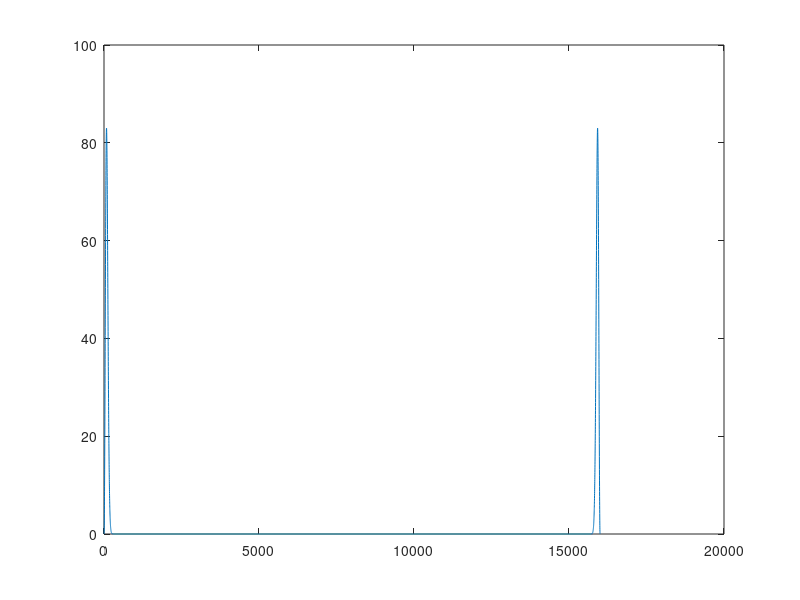
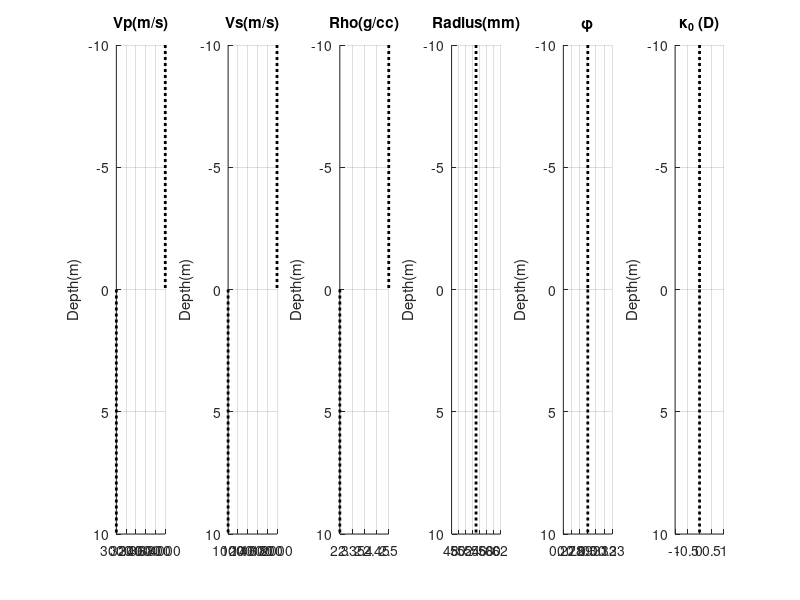

The MATLAB script that drew these images, in order: (Note: this script raises an error after producing the figures.)
%Modeling_VSP_tubewave_Elastic_Layer
% S. Minato
% Delft University of Technology
% s.minato-1@tudelft.nl
%
% This code calculates pressure waveforms at a borehole due to
% normally incidence plane P wave (vertical seismic profiling, VSP).
% The borehole is a circular column filled with fluid, 
% and it is embedded in horizontally layered media. 
%


%Note about the Skempton coefficient:
%      : Flag_Skempton switches the following two conditions.
%      : Flag_Skempton=0 -> pext=-1/3(txx+tyy+tzz).
%      : Flag_Skempton=1 -> pext=-1/3(txx+tyy+tzz)*B.
%      : "B" is the Skempton coefficient. 
%      : "B" is either calculated from given Vp and Vs (not recommended) or PE.B

%% This version of the code uses modeling parameters designed for a medium with two elastic half-spaces

clear all
close all

Flag_Skempton=1; 


if(Flag_Skempton)
    disp('==========================')
    disp('pext=-1/3tii*B activated!')
    disp('==========================')
end


%===Construction of a layered model========
%   N-layer model (1 and N are half-spaces)
%==========================================
n=2; % Total number of layers
Vpvec=[4000 3000]; % size n. P-wave velocity at each layer (m/s)
Vsvec=[2000 1000]; % size n. S-wave velocity at each layer (m/s)
Rhovec=[2500 2300]; %Bulk density at each layer (kg/m3)
zn_org=[0]; % size n-1. The depth of boundaries (m). 
rn=0.055*ones(1,n); %size n. Borehole radius (m)


% Fluid properties
nu_dyn=1E-3; %Fluid dynamic viscosity (Pa*s)
Vf=1500;
Rhof=1000;
Kf=Rhof*Vf^2;%Fluid Bulk modulus

% Porous-layer properties 
Phivec=0.3*ones(1,n); %size n. Porosity (m3/m3)
Kappa0_vec=zeros(1,n); %size n. Static permeability (m^2), 1 Darcy=9.869E-13.

%--------------------------------------
% Waveform modeling parameters
%--------------------------------------
zvec_rec=[-20.05:0.1:20.05]; %Receiver depth locations (m)

dt=0.25E-4; %sampling interval (sec)
ns=16001; %sample number

tvec=[0:dt:(ns-1)*dt];%time vector
dw=1/tvec(end)*2*pi; %frequency sampling interval (radian)
wvec_org=[0:dw:(ns-1)*dw];

nw_proc=300; %sample number in frequency (< ns/2)
wvec_proc=wvec_org(1:nw_proc); %frequency vector (radian) where
                               %wavefield is calculated

%Note: Here I define the Ricker wavelet for the source signature. 
%    : The Haskel method for an elastic wavefield considers this source signature  
%    : as tzz. See below.

% Creating a source wavelet
f0=200; % center frequency (Hz)
delay=1/f0*2; % delay time (s)


Ricker=2*pi^2*f0^2*(1.0 - 2.0*(pi^2)*(f0^2)*((tvec-delay).^2)) .* exp(-(pi^2)*(f0^2)*((tvec-delay).^2)); %Ricker wavelet

Ricker=Ricker./max(abs(Ricker));

fRicker=conj(fft(Ricker)); %MATLAB FT -> Aki-Richards FT
figure;plot(abs(fft(Ricker)))


%Plotting the model
figure;
for in=1:n
    if(in==1)
        subplot(161),hold on;plot(Vpvec(in)*ones(1,2),[zn_org(in)-10 zn_org(in)],'k:','Linewidth',2)
        subplot(162),hold on;plot(Vsvec(in)*ones(1,2),[zn_org(in)-10 zn_org(in)],'k:','Linewidth',2)
        subplot(163),hold on;plot(Rhovec(in)*ones(1,2)*1E-3,[zn_org(in)-10 zn_org(in)],'k:','Linewidth',2)
        subplot(164),hold on;plot(rn(in)*ones(1,2)*1E+3,[zn_org(in)-10 zn_org(in)],'k:','Linewidth',2)
        subplot(165),hold on;plot(Phivec(in)*ones(1,2),[zn_org(in)-10 zn_org(in)],'k:','Linewidth',2)
        subplot(166),hold on;plot(Kappa0_vec(in)*ones(1,2)/9.869E-13,[zn_org(in)-10 zn_org(in)],'k:','Linewidth',2)
    elseif(in==n)
        subplot(161),hold on;plot(Vpvec(in)*ones(1,2),[zn_org(in-1) zn_org(in-1)+10],'k:','Linewidth',2)
        grid on;set(gca,'Ydir','Reverse');title('Vp(m/s)');ylabel('Depth(m)')
        subplot(162),hold on;plot(Vsvec(in)*ones(1,2),[zn_org(in-1) zn_org(in-1)+10],'k:','Linewidth',2)    
        grid on;set(gca,'Ydir','Reverse');title('Vs(m/s)');ylabel('Depth(m)')
        subplot(163),hold on;plot(Rhovec(in)*ones(1,2)*1E-3,[zn_org(in-1) zn_org(in-1)+10],'k:','Linewidth',2)    
        grid on;set(gca,'Ydir','Reverse');title('Rho(g/cc)');ylabel('Depth(m)')
        subplot(164),hold on;plot(rn(in)*ones(1,2)*1E3,[zn_org(in-1) zn_org(in-1)+10],'k:','Linewidth',2)    
        grid on;set(gca,'Ydir','Reverse');title('Radius(mm)');ylabel('Depth(m)')
        subplot(165),hold on;plot(Phivec(in)*ones(1,2),[zn_org(in-1) zn_org(in-1)+10],'k:','Linewidth',2)    
        grid on;set(gca,'Ydir','Reverse');title('\phi');ylabel('Depth(m)')
        subplot(166),hold on;plot(Kappa0_vec(in)*ones(1,2)/9.869E-13,[zn_org(in-1) zn_org(in-1)+10],'k:','Linewidth',2)    
        grid on;set(gca,'Ydir','Reverse');title('\kappa_0 (D)');ylabel('Depth(m)')
    else
        subplot(161),hold on;plot(Vpvec(in)*ones(1,2),[zn_org(in-1) zn_org(in)],'k-','Linewidth',2)
        subplot(161),hold on;plot([Vpvec(in-1) Vpvec(in)],ones(1,2)*zn_org(in-1),'k.-','Linewidth',2)
        subplot(162),hold on;plot(Vsvec(in)*ones(1,2),[zn_org(in-1) zn_org(in)],'k-','Linewidth',2)
        subplot(162),hold on;plot([Vsvec(in-1) Vsvec(in)],ones(1,2)*zn_org(in-1),'k.-','Linewidth',2)
        subplot(163),hold on;plot(Rhovec(in)*ones(1,2)*1E-3,[zn_org(in-1) zn_org(in)],'k-','Linewidth',2)
        subplot(163),hold on;plot([Rhovec(in-1) Rhovec(in)]*1E-3,ones(1,2)*zn_org(in-1),'k.-','Linewidth',2)
        subplot(164),hold on;plot(rn(in)*ones(1,2)*1E3,[zn_org(in-1) zn_org(in)],'k-','Linewidth',2)
        subplot(164),hold on;plot([rn(in-1) rn(in)]*1E3,ones(1,2)*zn_org(in-1),'k.-','Linewidth',2)
        subplot(165),hold on;plot(Phivec(in)*ones(1,2),[zn_org(in-1) zn_org(in)],'k-','Linewidth',2)
        subplot(165),hold on;plot([Phivec(in-1) Phivec(in)],ones(1,2)*zn_org(in-1),'k.-','Linewidth',2)
        subplot(166),hold on;plot(Kappa0_vec(in)*ones(1,2)/9.869E-13,[zn_org(in-1) zn_org(in)],'k-','Linewidth',2)
        subplot(166),hold on;plot([Kappa0_vec(in-1) Kappa0_vec(in)]/9.869E-13,ones(1,2)*zn_org(in-1),'k.-','Linewidth',2)
    end
    
end


%%===SHIFTING===
shift_z=0;
zn_proc=zn_org+shift_z; %
%%===SHIFTING===

%================================================================
%   1D Propagator-matrix method: Calculation of elastic wavefield
%   due to normal incidence plane P wave
%================================================================

uEvec_allfreq=zeros(2,n,nw_proc);%Upgoing and Downgoing potential amplitudes [Un;Dn] for each layer and all frequencies. "E" stands for Elastic wavefield.

for iw=2:nw_proc
    
    w=wvec_proc(iw);
    kp=w./Vpvec;
    
    %Constructing M matrix. size (2,2) and 1 to n-1
    Mn=zeros(2,2,n-1); 
    for in=1:n-1
        kp1=kp(in);
        kp2=kp(in+1);
        z1=zn_proc(in);
        rho1=Rhovec(in);
        rho2=Rhovec(in+1);
        
        a1=rho2/rho1;
        a2=kp2/kp1;
        
        m11=1.0/(2.0)*(a1+a2)*exp(i*(kp1-kp2)*z1); %note: Aki-Richards FT
        m12=1.0/(2.0)*(a1-a2)*exp(i*(kp1+kp2)*z1); 
        m21=1.0/(2.0)*(a1-a2)*exp(-i*(kp1+kp2)*z1); 
        m22=1.0/(2.0)*(a1+a2)*exp(-i*(kp1-kp2)*z1); 
        
        Mn(:,:,in)=[m11 m12; m21 m22];
    end


    %Calculating MT matrix, (2,2)
    MT=eye(2,2);
    for in=1:n-1
        MT=MT*Mn(:,:,in);    
    end
    %------------------------------
    % Solution at each layer
    %------------------------------
    uEvec=zeros(2,n);%=[Un;Dn] and each layer


    % Radiation condition at the top and the bottom layers
    
    % Definition of 'unit' amplitude source can be defined here.
    % Unit displacement -> (1/(i*kp(1))
    % Unit partivle velocity -> (1/(iw*i*kp(1))) 
    % Unit stress -> (-Rhovec(1)*w^2)
    D1=1/(-Rhovec(1)*w^2); %this simulate unit amplitudes in tzz, and defined source wavelet is applied in this unit
    
    %Additional phase shift due to shift_z
    D1=D1*exp(i*kp(1)*(-shift_z)); 

    Dn=D1/MT(2,2);
    uEvec(:,n)=[0.0;Dn];

    % Solving the potentials by connecting from below
    for in=n-1:-1:1
        uEvec(:,in)=Mn(:,:,in)*uEvec(:,in+1);    
    end

    % Check if uvec(:,1)==[U1;0]
    U1=MT(1,2)/MT(2,2)*D1;
    if (abs(uEvec(1,1)-U1) > 1E-5*abs(U1))
        disp("Warning:U1 is not retrieved after connecting Haskel matrix from below??")
        tmp_str=sprintf('iw=%d,U1=%f,uEvec(1,1)=%f\n',iw,U1,uEvec(1,1));
        disp(tmp_str)
    end

    uEvec_allfreq(:,:,iw)=uEvec;

end %freq


% $$$ return

%%Calculating time-domain waveforms using the potentials (Elastic wave)

fdata=zeros(length(zvec_rec),ns);

for irec=1:length(zvec_rec)
    znow=zvec_rec(irec)+shift_z;
    
    %Detecting a layer number
    tmp=zn_proc-znow;
    tmp(find(tmp<0))=Inf;
    [tmp1 tmp2]=min(tmp(:));
    in_now=tmp2;
    if(sum(isinf(tmp))==length(tmp))
        in_now=length(zn_proc)+1; %last layer
    end
    
    U_amp=squeeze(uEvec_allfreq(1,in_now,:)); %upgoing,layer in_now
    D_amp=squeeze(uEvec_allfreq(2,in_now,:)); %downgoing,layer in_now

    kpvec=wvec_proc/Vpvec(in_now);    
    
    phi=U_amp.'.*exp(-i*kpvec*znow)+D_amp.'.*exp(i*kpvec*znow); %displacement potential (note: kc homogenous)
    
    
    tmpdata=-i*kpvec.*U_amp.'.*exp(-i*kpvec*znow)...
            +i*kpvec.*D_amp.'.*exp(i*kpvec*znow); %displacement (uz)
    tmpdata=-i*wvec_proc.*tmpdata; %particle velocity (vz)
    

    tmpdata=tmpdata.*fRicker(1:nw_proc); %Note: Unit incident wave is
                                         % assumed in potential
                                         % (see the phase difference between phi and tmpdata above)
    fdata(irec,1:nw_proc)=tmpdata;
end

fdata(:,1)=0;
fdata=conj(fdata); %Aki-Richards FT -> MATLAB FT
data=ifft(fdata,[],2,'symmetric');
data_E=data.';

figure;imagesc(zvec_rec,tvec,data_E);colorbar;
title("Elastic wave (VZ)")
xlabel('Receiver depth (m)');ylabel('Time (s)')


%==================================================================
%   1D Propagator-matrix method: Calculation of a borehole pressure 
%   field using the elastic-wavefield potential amplitudes
%================================================================

%Necessary elastic moduli and velocities
Evec=Rhovec.*Vsvec.^2.*(3*Vpvec.^2-4*Vsvec.^2)./(Vpvec.^2-Vsvec.^2); %size n. Young's modulus
mu_vec=Rhovec.*Vsvec.^2; %size n. Shear modulus
lambda_vec=Rhovec.*Vpvec.^2-2*mu_vec; %size n. Lame constant
Kvec=lambda_vec+2/3*mu_vec; %size n. Bulk modulus
CT0vec=sqrt(Vf^2./(1+Rhof*Vf^2./(Rhovec.*Vsvec.^2))); %size n. Tube-wave velocity without porous-layer effects

%Porous-layer effects: Diffusivity (Ionov, eq. A3)
Diffvec=sqrt(Kappa0_vec*Kf./(nu_dyn*Phivec));
TFvec=rn.^2./Diffvec.^2; %(See Ionov after eq. A6) Note: kappa0=0 becomes TF=Inf. In this case, there are no porous-layer effects.



%
uvec_allfreq=zeros(2,n,nw_proc);%Upgoing and Downgoing tube-wave potential amplitudes [Un;Dn] for each layer and all frequencies.

Cy2vec=Evec/Rhof;


if(Flag_Skempton)
    disp('==========================')
    disp('pext=-1/3tii*B activated!')
    disp('==========================')
end

for iw=2:nw_proc
    
    w=wvec_proc(iw);
    kp=w./Vpvec;
    
    %Porous layer effects: Calculating the function PHI of Ionov
    %   and correponding tube-wave velocities
    %Note: all variables related to the porous layer assumes MATLAB-FT
    tmp=sqrt(i*w*TFvec); %be carefull INF when kappa0=0
    PHI_IONOV=tmp.^(-1).*besselk(1,tmp)./besselk(0,tmp); %be careful NaN when kappa0=0

    %Tube-wave velocity including the porous-layer effects
    CTvec=CT0vec.*sqrt(...
          1./(1+2*Phivec.*Rhof/Kf.*CT0vec.^2.*PHI_IONOV));

    %Removing NaN when kappa0=0 (those CTs are CT0)
    CTvec(find(Kappa0_vec==0))=CT0vec(find(Kappa0_vec==0));
    CTvec=conj(CTvec); %MATLAB FT -> Aki-Richards FT
    
    kn=w./CTvec;   

    %Constructing M matrix. size (2,2) and 1 to n-1
    Mn=zeros(2,2,n-1); 
    for in=1:n-1
        r1=rn(in);
        r2=rn(in+1);
        k1=kn(in);
        k2=kn(in+1);
        z1=zn_proc(in);
 
        a1=r1^2*k1+r2^2*k2;
        a2=r1^2*k1-r2^2*k2;
        
        m11=a1*exp(i*(k1-k2)*z1); %note: Aki-Richards FT
        m12=a2*exp(i*(k1+k2)*z1); 
        m21=a2*exp(-i*(k1+k2)*z1); 
        m22=a1*exp(-i*(k1-k2)*z1); 

        Mn(:,:,in)=1/(2*r1^2*k1)*[m11 m12; m21 m22];
    end

    %Constructing S matrix. size (2,1) and 1 to n-1
    Sn=zeros(2,n-1); 
    for in=1:n-1        
        r1=rn(in);
        r2=rn(in+1);
        k1=kn(in);
        z1=zn_proc(in);
        
        kp1=kp(in);
        Cy_square=Cy2vec(in);
        E1=Evec(in);
        Vp_now=Vpvec(in);
        Vs_now=Vsvec(in);
        CT_now=CTvec(in);
        Porosity_now=Phivec(in);
        PHI_IONOV_now=conj(PHI_IONOV(in)); %MATLAB FT -> Aki-Richards FT
        K_now=Kvec(in); %Bulk modulus
        
        %Evalauting the discontinuities (delta_p and delta_vz)
        %due to external effective stress.
        %I am at z1=zn(in). Thus, z0=zn(in-1)
        if (in==1) %In this case, z0 is -Inf
           I1=0;
           I2=0;
           I3=0;
           I4=0;
        else
            z0=zn_proc(in-1);

            %Integartion element I1:
            I1=exp(i*k1*z1)/i/(-k1+kp1)*(exp(i*(-k1+kp1)*z1)-exp(i*(-k1+kp1)*z0))...
               -exp(-i*k1*z1)/i/(k1+kp1)*(exp(i*(k1+kp1)*z1)-exp(i*(k1+kp1)*z0));
            %Integartion element I2:
            I2=exp(i*k1*z1)/i/(-k1-kp1)*(exp(i*(-k1-kp1)*z1)-exp(i*(-k1-kp1)*z0))...
               -exp(-i*k1*z1)/i/(k1-kp1)*(exp(i*(k1-kp1)*z1)-exp(i*(k1-kp1)*z0));
            %Integartion element I3:
            I3=exp(i*k1*z1)/i/(-k1+kp1)*(exp(i*(-k1+kp1)*z1)-exp(i*(-k1+kp1)*z0))...
               +exp(-i*k1*z1)/i/(k1+kp1)*(exp(i*(k1+kp1)*z1)-exp(i*(k1+kp1)*z0));
            %Integartion element I4:
            I4=exp(i*k1*z1)/i/(-k1-kp1)*(exp(i*(-k1-kp1)*z1)-exp(i*(-k1-kp1)*z0))...
               +exp(-i*k1*z1)/i/(k1-kp1)*(exp(i*(k1-kp1)*z1)-exp(i*(k1-kp1)*z0));

        end        
        %---the discontinuities (delta_p and delta_vz) due to elastic wave---
        U_Eamp=squeeze(uEvec_allfreq(1,in,iw)); %upgoing elastic wave,layer in
        D_Eamp=squeeze(uEvec_allfreq(2,in,iw)); %downgoing elastic wave,layer in

        A1P=w^2/kp1*(1/(2*Vs_now^2)-1/Vp_now^2);
        delta_p_A=-i*w*Rhof*CT_now*kp1*A1P...
                  *(D_Eamp*I1+U_Eamp*I2);
        delta_vz_A=-i*w*kp1*A1P...
                  *(D_Eamp*I3+U_Eamp*I4);
        
        
 

        if (Kappa0_vec(in)~=0)
            %the discontinuities (delta_p and delta_vz) due to a porous layer 
            %(PHI_IONOV_now from Aki-Richards FT)
            delta_p_B=Rhof*CT_now*(-i*w*Porosity_now/Kf*PHI_IONOV_now)*w^2/Vp_now^2*K_now...
                      *(D_Eamp*I1+U_Eamp*I2);
            delta_vz_B=(-i*w*Porosity_now/Kf*PHI_IONOV_now)*w^2/Vp_now^2*K_now...
                *(D_Eamp*I3+U_Eamp*I4);
            
        
            %%Option B
            if(Flag_Skempton)
                % The following two lines calculates the Skempton coefficient (B)
                % assuming the given Vp and Vs to be those in the drained condition.
                % This is not recommended.
% $$$                 K_d=K_now; %assuming Vp and Vs are drained
% $$$                 B=1-1/(1+Kf/(Porosity_now*K_d)); %skepmton coefficient
                % The following line uses the Skempton coefficient (B) 
                % provided in PE.B (recommended)
                B=PE.B;

                %Application of the Skempton coefficient (B)
                delta_p_B=B*delta_p_B;
                delta_vz_B=B*delta_vz_B;                
            end
            
        else
            delta_p_B=0;
            delta_vz_B=0;
        end

 
        %Calculating Sn=-An^(-1)*[delta_p;rn^2*delta_vz]
        Aninv=[exp(i*k1*z1)/(2*w^2*Rhof) -exp(i*k1*z1)/(2*w*pi*r1^2*k1);
               exp(-i*k1*z1)/(2*w^2*Rhof) exp(-i*k1*z1)/(2*w*pi*r1^2*k1)]; 

    
        %Additional injection source (q) due to the step-like change in the radius
        tmpdata=-i*kp1.*U_Eamp.'.*exp(-i*kp1*z1)...
                +i*kp1.*D_Eamp.'.*exp(i*kp1*z1); %displacement (uz)
        tmpdata=-i*w.*tmpdata; %particle velocity (vz)
        
        %---Kurkjian's dV due to P-wave vz:velocity---
        dVn=pi*(r2^2-r1^2)*tmpdata;  %dV/dt=pi(r2^2-r1^2)*vz
        dvz=dVn/(pi*r1^2); %displacement src = qsrc
                           %=dV/dt/(pi*r1^2)@media 1
        %-----------------------------------

        %The total discontinuities
        dp_total=delta_p_A+delta_p_B;
        dvz_total=delta_vz_A+delta_vz_B+dvz;
        
        %The source term
        Sn(:,in)=1/(2*Rhof*w^2*k1)*[(Rhof*w*dvz_total-k1*dp_total)*exp(i*k1*z1);...
                                   -(Rhof*w*dvz_total+k1*dp_total)*exp(-i*k1*z1)];


    end

    
    %Calculating MT matrix, (2,2), and ST matrix, (2,1)
    MT=eye(2,2);
    ST=zeros(2,1);
    for in=1:n-1
        ST=ST+MT*Sn(:,in);
        MT=MT*Mn(:,:,in);    
    end

    %------------------------------
    % Solution at each layer
    %------------------------------
    uvec=zeros(2,n);%=[Un;Dn] and each layer

     
    % Radiation condition at the top and the bottom layers
            
    % Bottom layer Un is known from
    % the amplitude of incidence wave at the bottom layer. 
    % This assumes that there is a downgoing wave only in the elastic wavefield.
    D_Eamp=squeeze(uEvec_allfreq(2,n,iw)); %downgoing elastic wave,layer in
    
    z0=zn_proc(n-1);
    k1=kn(n);
    kp1=kp(n);
    Vp_now=Vpvec(n);
    Vs_now=Vsvec(n);
    CT_now=CTvec(n);

    %Integration element I1:
    I1=2*k1/i/(kp1^2-k1^2)*(exp(i*kp1*z0));

    %Integration element I3:
    I3=2*kp1/i/(kp1^2-k1^2)*(exp(i*kp1*z0));


    A1P=w^2/kp1*(1/(2*Vs_now^2)-1/Vp_now^2);
    delta_p_A=-i*w*Rhof*CT_now*kp1*A1P...
              *(D_Eamp*I1);
    delta_vz_A=-i*w*kp1*A1P...
        *(D_Eamp*I3);
    
    Un=exp(i*k1*z0)/(2*Rhof*w^2*k1)*(...
        k1*delta_p_A-Rhof*w*delta_vz_A...
        );
    
    

    % Top layer D1 is known from
    % the amplitude of incidence wave at the top layer.
    % This assumes downgoing and upgoing waves in the elastic wavefield.
    D_Eamp=squeeze(uEvec_allfreq(2,1,iw)); %downgoing elastic wave,layer in
    U_Eamp=squeeze(uEvec_allfreq(1,1,iw)); %downgoing elastic wave,layer in
    
    %z0 is -inf
    z1=zn_proc(1);
    k1=kn(1);
    kp1=kp(1);
    Vp_now=Vpvec(1);
    Vs_now=Vsvec(1);
    CT_now=CTvec(1);

    %Integration element I1:
    I1=2*k1/i/(kp1^2-k1^2)*(exp(i*kp1*z1));

    %Integration element I2:
    I2=2*k1/i/(kp1^2-k1^2)*(exp(-i*kp1*z1));
    
    %Integration element I3:
    I3=2*kp1/i/(kp1^2-k1^2)*(exp(i*kp1*z1));
    
    %Integration element I4:
    I4=-2*kp1/i/(kp1^2-k1^2)*(exp(-i*kp1*z1));

    A1P=w^2/kp1*(1/(2*Vs_now^2)-1/Vp_now^2);
    delta_p_A=-i*w*Rhof*CT_now*kp1*A1P...
              *(D_Eamp*I1+U_Eamp*I2);
    delta_vz_A=-i*w*kp1*A1P...
        *(D_Eamp*I3+U_Eamp*I4);
    
    
    D1=exp(-i*k1*z1)/(2*Rhof*w^2*k1)*(...
        k1*delta_p_A+Rhof*w*delta_vz_A...
        );
    
    % Setting up the relation [U1;D1]=MT*[Un;Dn]+ST
    Dn=(D1-MT(2,1)*Un-ST(2))/MT(2,2);
    U1=MT(1,1)*Un+MT(1,2)/MT(2,2)*(D1-MT(2,1)*Un-ST(2))+ST(1);
    
    uvec(:,n)=[Un;Dn];

        
    % Solving the potentials by connecting from below
    for in=n-1:-1:1
        uvec(:,in)=Mn(:,:,in)*uvec(:,in+1)+Sn(:,in);    
    end

    uvec_allfreq(:,:,iw)=uvec;

end %freq


%%Calculating time-domain waveforms using the potentials (Borehole)

fdata=zeros(length(zvec_rec),ns);

for irec=1:length(zvec_rec)
    znow=zvec_rec(irec)+shift_z;
    
    %Detecting a layer number
    tmp=zn_proc-znow;
    tmp(find(tmp<0))=Inf;
    [tmp1 tmp2]=min(tmp(:));
    in_now=tmp2;
    if(sum(isinf(tmp))==length(tmp))
        in_now=length(zn_proc)+1; %last layer
    end

    
    U_amp=squeeze(uvec_allfreq(1,in_now,:)); %upgoing,layer in_now
    D_amp=squeeze(uvec_allfreq(2,in_now,:)); %downgoing,layer in_now


    if(Kappa0_vec(in_now)~=0)
        
        %Porous layer effects: Calculating the function PHI of Ionov
        %   and correponding tube-wave velocities
        %Note: all variables related to the porous layer assumes MATLAB-FT
        tmp=sqrt(i*wvec_proc*TFvec(in_now)); %be carefull INF when kappa0=0
        PHI_IONOV=tmp.^(-1).*besselk(1,tmp)./besselk(0,tmp); %be careful NaN when kappa0=0

        %Tube-wave velocity including the porous-layer effects
        CTvec=CT0vec(in_now).*sqrt(...
            1./(1+2*Phivec(in_now)*Rhof/Kf.*CT0vec(in_now).^2.*PHI_IONOV)); %this is a frequency-vector version.

        
        CTvec=conj(CTvec); %MATLAB FT -> Aki-Richards FT
        
        kcvec=wvec_proc./CTvec;
    else     
        kcvec=wvec_proc./CT0vec(in_now);
    end
    

    phi=U_amp.'.*exp(-i*kcvec*znow)+D_amp.'.*exp(i*kcvec*znow); %displacement potential (note: kc homogenous)
    tmpdata=Rhof*wvec_proc.^2.*phi; %pressure
                                 
    
    %Evalauting the discontinuities (delta_p and delta_vz)
    %due to external effective stress.
    %Note:multiple-freq vector version    
    %I am at z1=zvec(irec). z0 is the nearest boundary in the negative z direction
    
    
    if(in_now==1)
        z1=znow; 
        z0=zn_proc(1);
    elseif(in_now==n)
        z1=znow; 
        z0=zn_proc(n-1);        
    else
        z1=znow; 
        z0=zn_proc(in_now-1);
    end    
    
    %I am at in=in_now
    k1vec=kcvec;    
    kp1vec=wvec_proc/Vpvec(in_now);
    Cy_square=Cy2vec(in_now);
    E1=Evec(in_now);
    Vp_now=Vpvec(in_now);
    Vs_now=Vsvec(in_now);


    %Integration element I1:
    I1=exp(i*k1vec.*z1)/i./(-k1vec+kp1vec).*(exp(i*(-k1vec+kp1vec)*z1)-exp(i*(-k1vec+kp1vec)*z0))...
       -exp(-i*k1vec.*z1)/i./(k1vec+kp1vec).*(exp(i*(k1vec+kp1vec)*z1)-exp(i*(k1vec+kp1vec)*z0));
    %Integration element I2:
    I2=exp(i*k1vec.*z1)/i./(-k1vec-kp1vec).*(exp(i*(-k1vec-kp1vec)*z1)-exp(i*(-k1vec-kp1vec)*z0))...
       -exp(-i*k1vec*z1)/i./(k1vec-kp1vec).*(exp(i*(k1vec-kp1vec)*z1)-exp(i*(k1vec-kp1vec)*z0));
    %Integration element I3:
    I3=exp(i*k1vec*z1)/i./(-k1vec+kp1vec).*(exp(i*(-k1vec+kp1vec)*z1)-exp(i*(-k1vec+kp1vec)*z0))...
       +exp(-i*k1vec*z1)/i./(k1vec+kp1vec).*(exp(i*(k1vec+kp1vec)*z1)-exp(i*(k1vec+kp1vec)*z0));
    %Integration element I4:
    I4=exp(i*k1vec*z1)/i./(-k1vec-kp1vec).*(exp(i*(-k1vec-kp1vec)*z1)-exp(i*(-k1vec-kp1vec)*z0))...
       +exp(-i*k1vec*z1)/i./(k1vec-kp1vec).*(exp(i*(k1vec-kp1vec)*z1)-exp(i*(k1vec-kp1vec)*z0));
    
    if(Kappa0_vec(in_now)~=0)
        CT_now=CTvec; %vector
    else
        CT_now=CT0vec(in_now); %scalar
    end            

    %---the discontinuities (delta_p and delta_vz) due to elastic wave---
    U_Eamp=squeeze(uEvec_allfreq(1,in_now,:)); %upgoing elastic wave,layer in_now
    D_Eamp=squeeze(uEvec_allfreq(2,in_now,:)); %downgoing elastic wave,layer in_now
    
    U_Eamp=U_Eamp.';
    D_Eamp=D_Eamp.';
    
    A1P=wvec_proc.^2./kp1vec*(1/(2*Vs_now^2)-1/Vp_now^2);
    delta_p_A=-i*wvec_proc*Rhof.*CT_now.*kp1vec.*A1P...
              .*(D_Eamp.*I1+U_Eamp.*I2);

    %the discontinuities (delta_p and delta_vz) due to a porous layer 
    %(PHI_IONOV_now from Aki-Richards FT)
    if(Kappa0_vec(in_now)~=0)        
        Porosity_now=Phivec(in_now);                
        K_now=Kvec(in_now);

        delta_p_B=Rhof*CT_now.*(-i*wvec_proc*Porosity_now/Kf.*conj(PHI_IONOV)).*wvec_proc.^2/Vp_now^2*K_now...
                  .*(D_Eamp.*I1+U_Eamp.*I2); %
    
        %%Option B
        if(Flag_Skempton)
                % The following two lines calculates the Skempton coefficient (B)
                % assuming the given Vp and Vs to be those in the drained condition.
                % This is not recommended.
% $$$                 K_d=K_now; %assuming Vp and Vs are drained
% $$$                 B=1-1/(1+Kf/(Porosity_now*K_d)); %skepmton coefficient
                % The following line uses the Skempton coefficient (B) 
                % provided in PE.B (recommended)
                B=PE.B;

                %Application of the Skempton coefficient (B)
                delta_p_B=B*delta_p_B;
        end
    
    else     
        delta_p_B=0;
    end
    
    
    
    tmpdata=tmpdata+delta_p_A+delta_p_B;
    tmpdata=tmpdata.*fRicker(1:nw_proc); %Note: "Unit incident wave" is
                                         % defined in elastic-wave potentials

    
    fdata(irec,1:nw_proc)=tmpdata;
end

    
fdata(:,1)=0;
fdata=conj(fdata); %Aki-Richards FT -> MATLAB FT
data=ifft(fdata,[],2,'symmetric');
data_B=data.';

figure;imagesc(zvec_rec,tvec,data_B);colorbar;
title("Borehole response")
xlabel('Receiver depth (m)');ylabel('Time (s)')


%%Comparison with analytical solutions

%+-10.05m (pressure)
irec_H1=find(abs(zvec_rec+10.05)<0.001);
irec_H2=find(abs(zvec_rec-10.05)<0.001);

%Analytical solutions
%Direct wave pressure amplitude
tmp=Rhof*CT0vec.^2./mu_vec.*(1-2*Vsvec.^2./Vpvec.^2)./(CT0vec.^2./Vpvec.^2-1); %assuming unit tzz


%Top
Vp0=Vpvec(1);
Vs0=Vsvec(1);
Rho0=Rhovec(1);

%Bottom
Vp1=Vpvec(2);
Vs1=Vsvec(2);
Rho1=Rhovec(2);

%---Elastic R/T Coefficients--
%Normal incidence
%---displacement formulation
Rpp=(Vp1*Rho1-Vp0*Rho0)/(Vp1*Rho1+Vp0*Rho0); %down-up
Tpp=2*Vp0*Rho0/(Vp1*Rho1+Vp0*Rho0); %down-down
%---potential formulation
R=(Rho1/Vp0-Rho0/Vp1)/(Rho1/Vp0+Rho0/Vp1); %down-up
T=2*Rho0/Vp0/(Rho1/Vp0+Rho0/Vp1); %down-down


VT0=sqrt(Vf^2/(1+Rhof*Vf^2/(Rho0*Vs0^2)));
VT1=sqrt(Vf^2/(1+Rhof*Vf^2/(Rho1*Vs1^2)));

iw=100;%dummy
w=wvec_proc(iw);
kp0=wvec_proc(iw)/Vp0;
kp1=wvec_proc(iw)/Vp1;
k0=wvec_proc(iw)/VT0;
k1=wvec_proc(iw)/VT1;

AP0=wvec_proc(iw).^2./kp0*(1/(2*Vs0^2)-1/Vp0^2);
AP1=wvec_proc(iw).^2./kp1*(1/(2*Vs1^2)-1/Vp1^2);

%top layer
De0=1/(-Rhovec(1)*w^2); %unit amplitude in tzz
p_direct0=2*w^2*Rhof*kp0*AP0*De0/(k0^2-kp0^2);
p_reflect0=R*p_direct0;

p_gen0=Rhof*VT0*w*2*k0*kp0/(kp0^2-k0^2)*AP0*(...
    (k1+kp0)/(k0+k1)*R*De0+(k1-kp0)/(k0+k1)*De0)...
       +Rhof*VT1*w*2*k1*kp1/(k0+k1)/(k1+kp1)*AP1*T*De0;


%bottom layer
p_direct1=-Rhof*VT1*w*2*k1*kp1/(kp1^2-k1^2)*AP1*T*De0;
p_gen1=Rhof*VT1*w*2*k1*kp1/(kp1^2-k1^2)*AP1*(...
    (k0+kp1)/(k0+k1)*T*De0)...
       +Rhof*VT0*w*2*k0*kp0/(k0+k1)*AP0*(...
           R/(k0+kp0)+1/(k0-kp0))*De0;


delay_Haskel=-0.004;

figure;
subplot(211),plot(tvec+delay_Haskel,data_B(:,irec_H1))
hold on;plot([0.003 0.004],[1 1]*p_direct0,'k-','linewidth',2)
hold on;plot([0.008 0.009],[1 1]*p_reflect0,'k-','linewidth',2)
hold on;plot([0.013 0.014],[1 1]*p_gen0,'k-','linewidth',2)
xlabel('Lapse time (s)')
ylabel('Pressure (Pa)')
title('-10.05m')
tmpa=axis;axis([0 0.02 -0.11 0.05])
grid on;
subplot(212),plot(tvec+delay_Haskel,data_B(:,irec_H2))
hold on;plot([0.0085 0.01],[1 1]*p_direct1,'k-','linewidth',2)
hold on;plot([0.015 0.016],[1 1]*p_gen1,'k-','linewidth',2)
xlabel('Lapse time (s)')
ylabel('Pressure (Pa)')
title('+10.05m')
tmpa=axis;axis([0 0.02 -0.4 0.2])
grid on;

